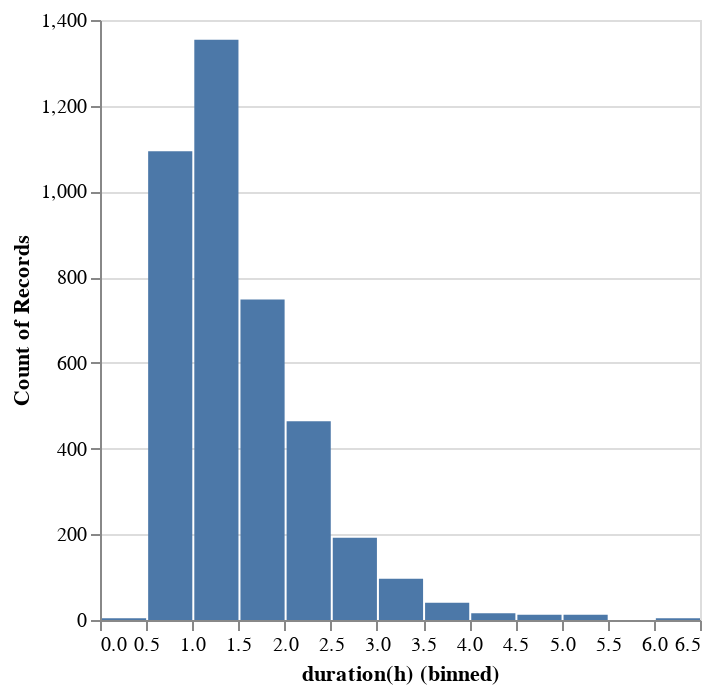

Write notebook code for a chart like this one.
### Markdown cell above
### 2.

### Code cell
hist=alt.Chart(df).mark_bar().encode(
    x=alt.X('duration(h)', bin=alt.Bin(maxbins=20)),
    y='count()'
)
hist

### Figure 1 — Vega-Lite specification as saved in the notebook (floating-point values rounded to 4 significant figures; data arrays with more than 128 entries replaced by an {"elided": "..."} marker saying what was removed)
{"config": {"view": {"continuousWidth": 300, "continuousHeight": 300}}, "data": {"name": "data-3d5f38304e911899297978787004129c"}, "mark": {"type": "bar"}, "encoding": {"x": {"bin": {"maxbins": 20}, "field": "duration(h)", "type": "quantitative"}, "y": {"aggregate": "count", "type": "quantitative"}}, "$schema": "https://vega.github.io/schema/vega-lite/v5.16.3.json", "datasets": {"data-3d5f38304e911899297978787004129c": {"elided": "4036 records"}}}
